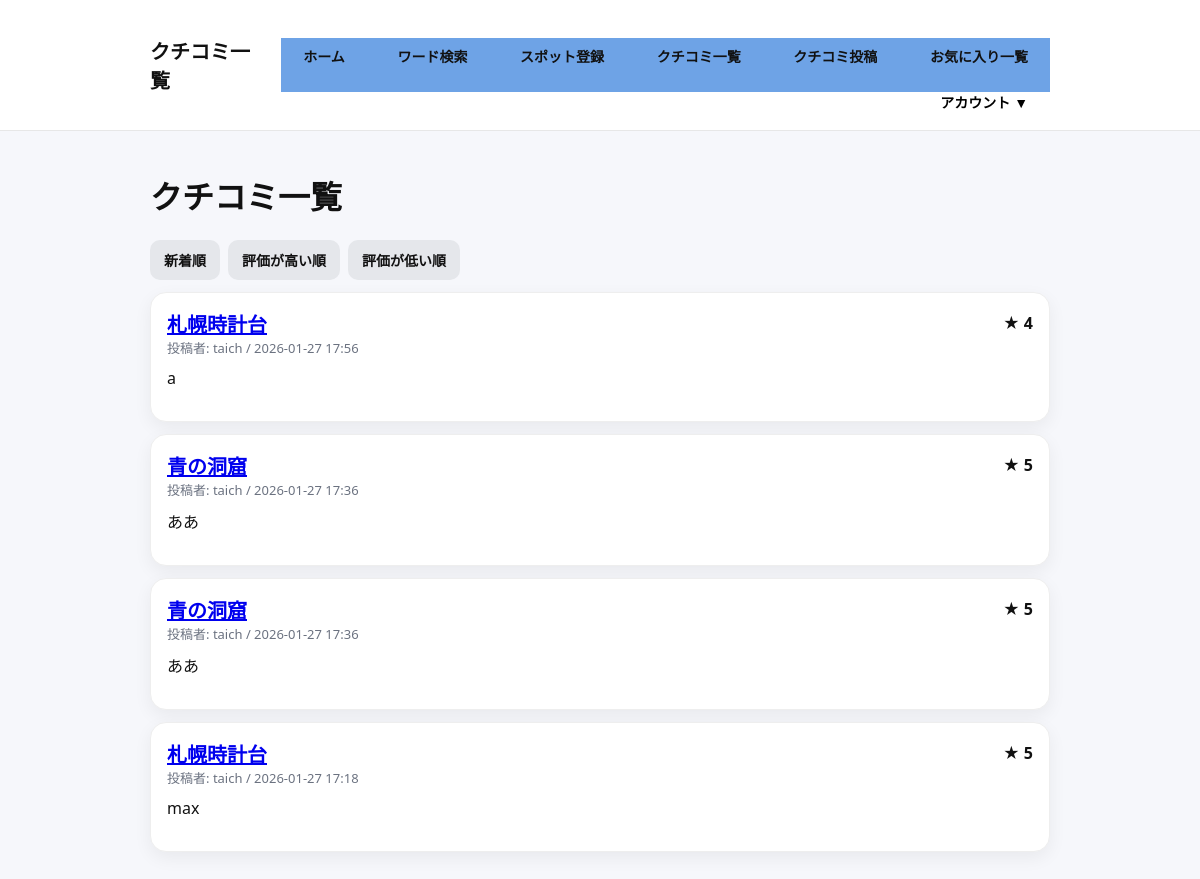
Page /spots/reviews/ (signed in) on the earlier database version.
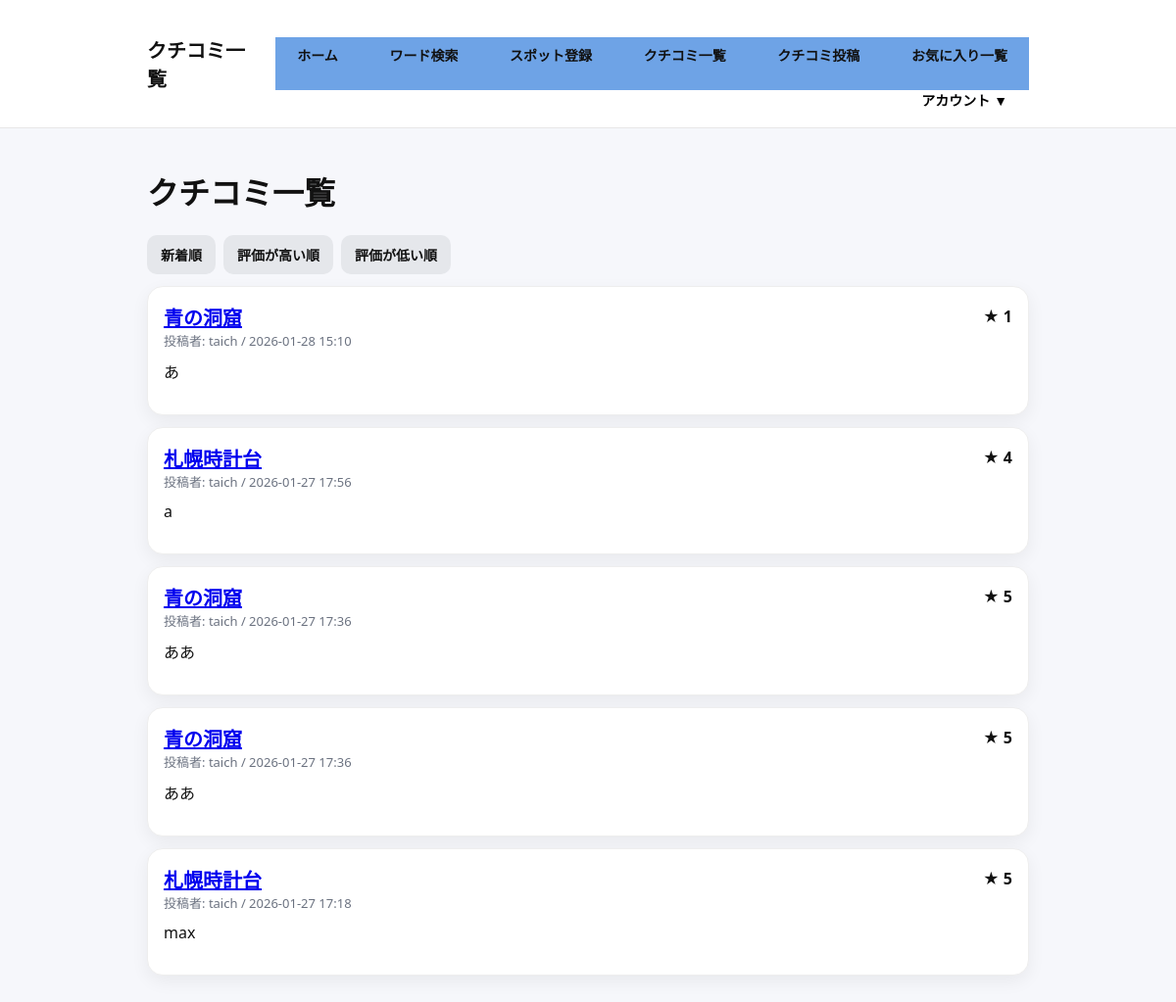
Same page on the later database version.
### spots/models.py (models this page shows, shortened)
class Review(models.Model):
    spot = models.ForeignKey(Spot, on_delete=models.CASCADE, related_name="reviews")
    user = models.ForeignKey(settings.AUTH_USER_MODEL, on_delete=models.CASCADE)
    rating = models.PositiveSmallIntegerField(default=5)
    comment = models.TextField()
    created_at = models.DateTimeField(auto_now_add=True)
    class Meta:
        ordering = ["-created_at"]

class Spot(models.Model):
    BUSINESS_DAY_CHOICES = [
        ("mon", "月曜"),
        ("tue", "火曜"),
        ("wed", "水曜"),
        ("thu", "木曜"),
        ("fri", "金曜"),
        ("sat", "土曜"),
        ("sun", "日曜"),
        ("holiday", "年中無休"),
        ("irregular", "不定休"),
    ]
    PARKING_CHOICES = [
        ("有", "有"),
        ("無", "無"),
        ("不明", "不明"),
        ("注意", "注意（公式HP参照）"),
    ]
    parking = models.CharField("駐車場", max_length=20, choices=PARKING_CHOICES, blank=True)
    name = models.CharField(max_length=100)
    address = models.CharField(max_length=255, blank=True)
    image = models.ImageField(upload_to="spots/", blank=True, null=True)
    website = models.URLField("参考サイト", blank=True)
    phone = models.CharField("電話番号", max_length=30, blank=True)
    business_days = models.JSONField(default=list, blank=True, null=True)
    open_time = models.TimeField(null=True, blank=True)
    close_time = models.TimeField(null=True, blank=True)
    access = models.CharField(max_length=200, blank=True)
    language = models.CharField("ワード", max_length=30, blank=True)
    mood = models.CharField(max_length=30, blank=True)
    purpose = models.CharField(max_length=30, blank=True)
    time_axis = models.CharField("時間軸", max_length=50, blank=True)
    created_at = models.DateTimeField(auto_now_add=True)
    description = models.TextField(blank=True)
    latitude = models.DecimalField(max_digits=9, decimal_places=6, null=True, blank=True)
    longitude = models.DecimalField(max_digits=9, decimal_places=6, null=True, blank=True)

### spots/views.py (the view)
# urls.py: path("reviews/", views.review_list, name="review_list"),
@login_required
def review_list(request):
    sort = request.GET.get("sort", "new")
    spot_id = request.GET.get("spot")
    reviews = Review.objects.select_related("spot", "user")
    spot = None
    if spot_id:
        reviews = reviews.filter(spot_id=spot_id)
        spot = get_object_or_404(Spot, pk=spot_id)
    if sort == "high":
        reviews = reviews.order_by("-rating", "-created_at")
    elif sort == "low":
        reviews = reviews.order_by("rating", "-created_at")
    else:
        reviews = reviews.order_by("-created_at")
    paginator = Paginator(reviews, 10)
    page_number = request.GET.get("page")
    page_obj = paginator.get_page(page_number)
    return render(request, "reviews/review_list.html", {
        "page_obj": page_obj,
        "reviews": reviews,
        "sort": sort,
        "spot_id": spot_id,
        "spot": spot,
    })

### spots/templates/reviews/review_list.html (shortened to what this page needs)
{% extends "base.html" %}
{% block header_title %}クチコミ一覧{% endblock %}
{% block content %}
<div class="wrap">
  <h1>
    {% if spot %}
      {{ spot.name }}のクチコミ一覧
    {% else %}
      クチコミ一覧
    {% endif %}
  </h1>
  <div style="margin:12px 0; display:flex; gap:8px;">
    <a class="btn btn-sub" href="?{% if spot_id %}spot={{ spot_id }}&{% endif %}sort=new">新着順</a>
    <a class="btn btn-sub" href="?{% if spot_id %}spot={{ spot_id }}&{% endif %}sort=high">評価が高い順</a>
    <a class="btn btn-sub" href="?{% if spot_id %}spot={{ spot_id }}&{% endif %}sort=low">評価が低い順</a>
  </div>
  {% for r in reviews %}
    <div class="card">
      <div class="row">
        <div class="title">
          <a href="{% url 'spots:spot_detail' r.spot.pk %}">
            {{ r.spot.name }}
          </a>
        </div>
        <div style="font-weight:900;">★ {{ r.rating }}</div>
      </div>
      <div class="muted">
        投稿者: {{ r.user.username }} / {{ r.created_at|date:"Y-m-d H:i" }}
      </div>
      <p style="margin-top:10px; white-space:pre-wrap;">{{ r.comment }}</p>
    </div>
  {% empty %}
    <div class="card">
      <p>クチコミがまだありません。</p>
    </div>
  {% endfor %}
</div>
{% endblock %}

Differences in the rows shown:
added Review: spot.name "青の洞窟", rating "1", user.username "taich", created_at "2026-01-28 15:10", comment "あ"
